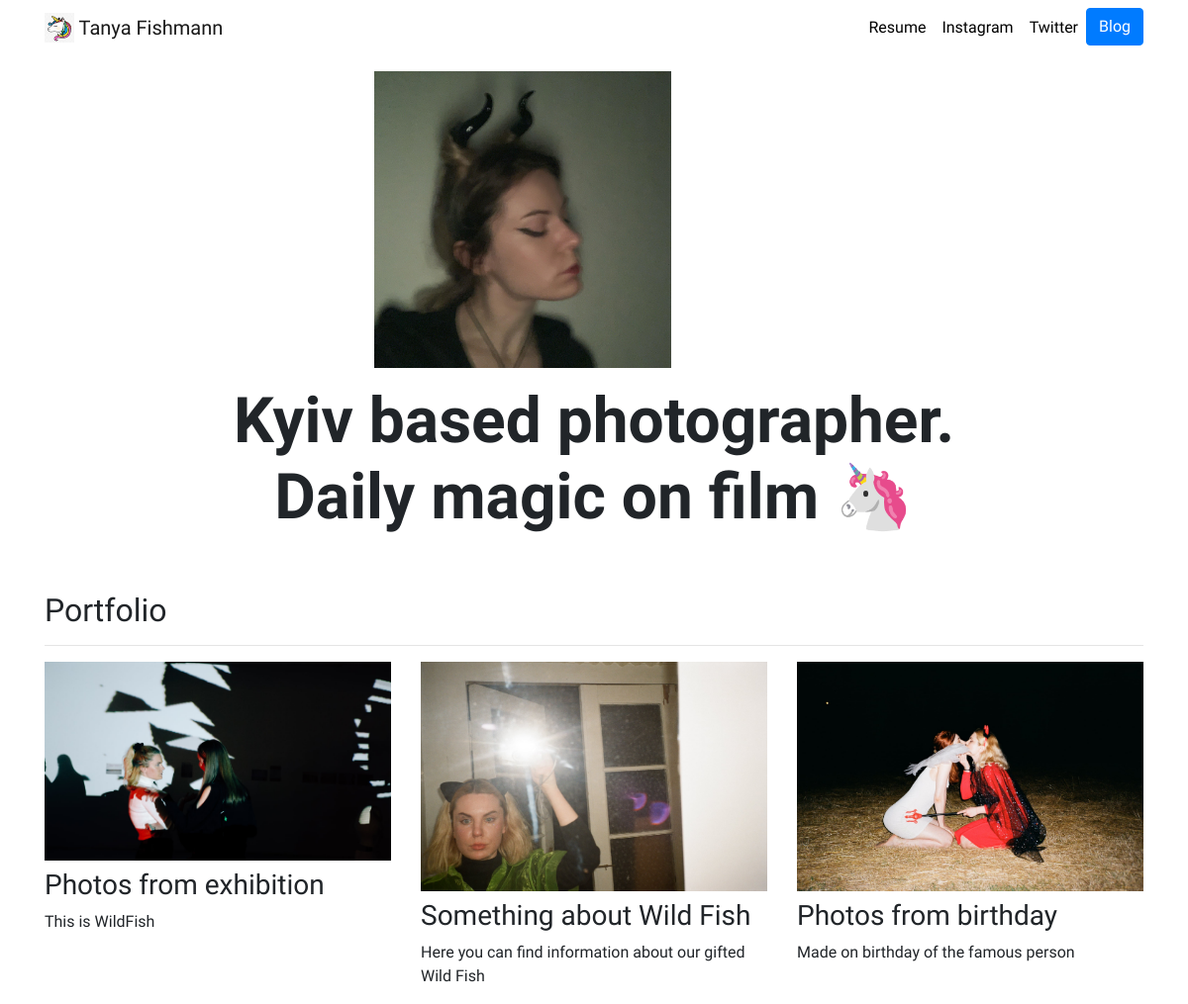
The page / on the database its author committed.
### portfolio/models.py (models this page shows, shortened)
class Project(models.Model):
    title = models.CharField(max_length=100)
    description = models.CharField(max_length=250)
    image = models.ImageField(upload_to='portfolio/images/')
    url = models.URLField(blank=True)

### portfolio/views.py (the view)
# urls.py: 2. Add a URL to urlpatterns:  path('', views.home, name='home')
def home(request):
    projects = Project.objects.all()
    return render(request, 'portfolio/home.html', {'projects': projects})

### portfolio/templates/portfolio/home.html
{% extends "portfolio/base.html" %}
{% load static %}
{% block content %}
<div class="row justify-content-center my-3">
  <div class="col-5">
    <img src="{% static 'portfolio/homepage.jpeg' %}" class="img-fluid" width=300 >
  </div>
</div>
<div class="row justify-content-center mb-3">
  <div class="col-md-9 text-center">
    <h1 id="hometext" class="font-weight-bold">Kyiv based photographer. Daily magic on film 🦄</h1>
  </div>
</div>
<h2 class="mt-5">Portfolio</h2>
<hr>
<div class="row">
  {% for project in projects %}
  <div class="col-lg-4 col-md-6">
    {% if project.url %}
    <a href="{{ project.url }}">
      <img src="{{ project.image.url }}" class="img-fluid mb-2" alt="Error">
    </a>
    {% else %}
    <img src="{{ project.image.url }}" class="img-fluid mb-2" alt="Error">
    {% endif %}
    <h3>{{ project.title }}</h3>
    <p>{{ project.description }}</p>
  </div>
  {% endfor %}
</div>
{% endblock %}

### portfolio/templates/portfolio/base.html (shortened to what this page needs)
{% load static %}
<!doctype html>
<html lang="en">
<head>
  <link rel="stylesheet" href="https://stackpath.bootstrapcdn.com/bootstrap/4.4.1/css/bootstrap.min.css">
  <link rel="stylesheet" href="{% static "portfolio/custom.css" %}">
</head>
<body>
  <nav id="topNav" class="navbar navbar-expand-md navbar-light">
    <div class="container">
      <a class="navbar-brand" href="{% url 'home' %}">
        <img src="{% static "portfolio/logo.png" %}" width="30" height="30" class="d-inline-block align-top" alt="Tanya's logo">
        <span>Tanya Fishmann</span>
      </a>
      <div class="collapse navbar-collapse text-center" id="navbarNav">
        <ul class="navbar-nav ml-auto">
          <li class="nav-item">
            <a class="nav-link" href="{% static "portfolio/resume.pdf" %}">Resume</a>
          </li>
          <li class="nav-item">
            <a class="nav-link" href="https://www.instagram.com/fishmannsfilmphoto/" target="_blank">Instagram</a>
          </li>
          <li class="nav-item">
            <a class="nav-link" href="https://www.twitter.com" target="_blank">Twitter</a>
          </li>
          <li>
            <a role="button" href="{% url 'blog:all_blogs' %}" class="btn btn-primary">Blog</a>
          </li>
        </ul>
      </div>
    </div>
  </nav>
  <div class="container">
    {% block content %}{% endblock %}
  </div>
</body>
</html>

### portfolio/static/portfolio/custom.css (style rules this page uses)
.navbar-nav .nav-link { color: rgba(0,0,0,1) !important; }
body { font-family: 'Kdam Thmor Pro', sans-serif; }
@media (min-width: 992px) { #hometext { font-size: 4rem; } }

### rows shown on the page
Project: image (picture), title "Photos from exhibition", description "This is WildFish"
Project: image (picture), title "Something about Wild Fish", description "Here you can find information about our gifted Wild Fish"
Project: image (picture), title "Photos from birthday", description "Made on birthday of the famous person"
